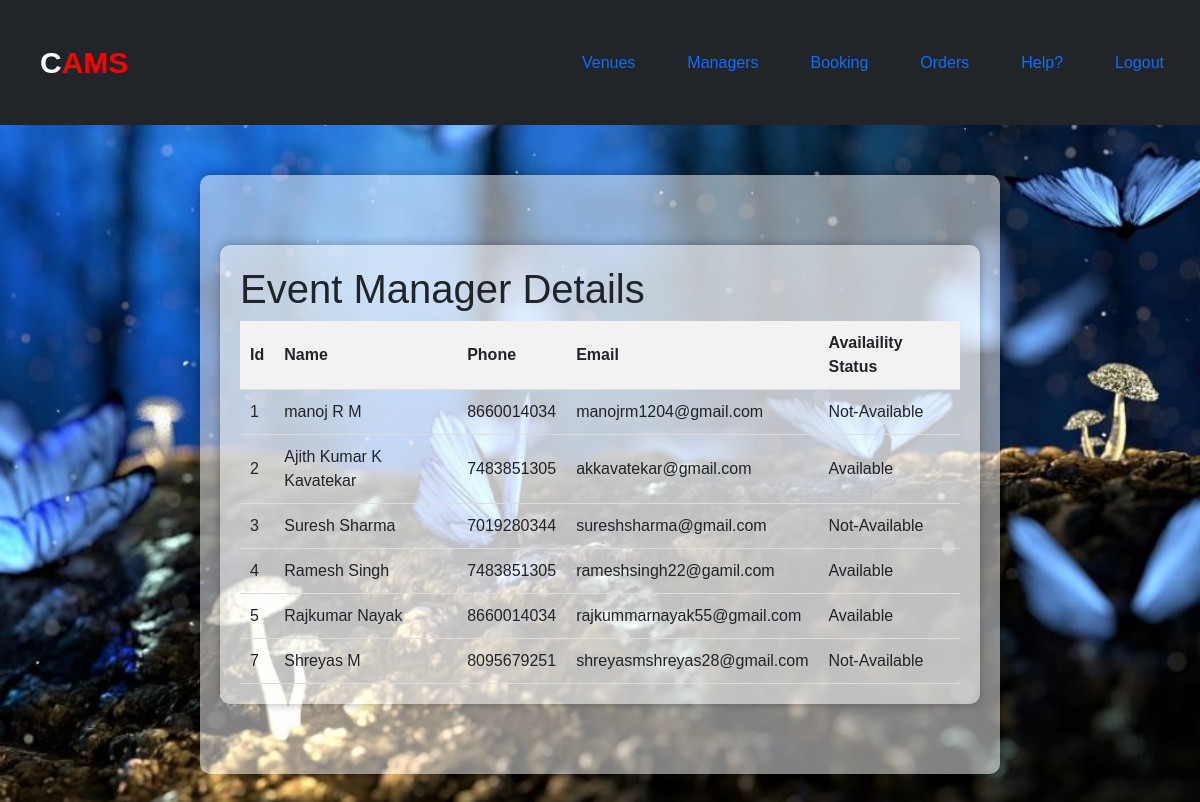
Screenshot of /mlist (signed in) with the database file from the repository.
### app/models.py (models this page shows, shortened)
class Manager(models.Model):
    STATUS_CHOICES = [
        ('Available', 'Available'),
        ('Not-Available', 'Not-Available'),
    ]
    id = models.AutoField(primary_key=True)
    name = models.CharField(max_length=100)
    email = models.EmailField(unique=True)
    phone_number = models.BigIntegerField()
    is_available = models.CharField(max_length=13, choices=STATUS_CHOICES, default='Available')

### app/views.py (the view)
# urls.py: path('mlist',views.mlist,name='mlist'),
@login_required(login_url='login')
def mlist(request):
    registered_managers = Manager.objects.all()
    return render(request, 'mlist.html',{'registered_managers': registered_managers})

### app/templates/mlist.html (shortened to what this page needs)
<!DOCTYPE html>
<html lang="en">
{% extends 'base.html' %}
{% block content %}
{% load static %}
<head>
</head>
<body>
  <div class="container">
    <h1>Event Manager Details</h1>
    <table>
      <tr>
        <th>Id</th>
        <th>Name</th>
        <th>Phone</th>
        <th>Email</th>
        <th>Availaility Status</th>
      </tr>
      {% for manager in registered_managers %}
      <tr>
        <td>{{ manager.id }}</td>
        <td>{{ manager.name }}</td>
        <td>{{ manager.phone_number }}</td>
        <td>{{ manager.email }}</td>
        <td>{{ manager.is_available }}</td>
      </tr>
      {% endfor %}
    </table>
  </div>
</body>
{% endblock %}

### app/templates/base.html (shortened to what this page needs)
<!doctype html>
<html lang="en">
<head>
    <link href="https://cdn.jsdelivr.net/npm/bootstrap@5.1.3/dist/css/bootstrap.min.css" rel="stylesheet">
</head>
<body>
    <nav class="navbar navbar-dark bg-dark">
        <div id="logo"><a href="/">C<span class="ams">AMS</span></a></div>
        <ul class="nav-links">
            {% if request.user.is_authenticated %}
            <li><a class="nav-link" href="venues">Venues</a></li>
            <li><a class="nav-link" href="mlist">Managers</a></li>
            <li><a class="nav-link" href="event">Booking</a></li>
            <li><a class="nav-link" href="book">Orders</a></li>
            <li><a class="nav-link" href="help">Help?</a></li>
            <li><a class="nav-link" href="/logout">Logout</a></li>
            {% else %}
            <li><a class="nav-link" href="/login">Login</a></li>
            <li><a class="nav-link" href="/signup">Signup</a></li>
            {% endif %}
        </ul>
    </nav>
    <div class="container">
        {% block content %}{% endblock %}
    </div>
</body>
</html>

### app/templates/base.html (style rules this page uses)
.navbar { background-color: #333; color: white; padding: 20px; display: flex; justify-content: space-between; align-items: center; }
a { color:white; text-decoration:none; }
.nav-links { display: flex; list-style-type: none; margin: 0; padding: 0; }
.nav-links li { margin-right: 20px; }
.nav-links li:last-child { margin-right: 0; }
#logo { font-size: 30px; font-weight: bold; margin: 10px; padding: 10px; }
.ams { color: red; }

### rows the page displays
Manager: id "1", name "manoj R M", phone_number "8660014034", email "manojrm1204@gmail.com", is_available "Not-Available"
Manager: id "2", name "Ajith Kumar K Kavatekar", phone_number "7483851305", email "akkavatekar@gmail.com", is_available "Available"
Manager: id "3", name "Suresh Sharma", phone_number "7019280344", email "sureshsharma@gmail.com", is_available "Not-Available"
Manager: id "4", name "Ramesh Singh", phone_number "7483851305", email "rameshsingh22@gamil.com", is_available "Available"
Manager: id "5", name "Rajkumar Nayak", phone_number "8660014034", email "rajkummarnayak55@gmail.com", is_available "Available"
Manager: id "7", name "Shreyas M", phone_number "8095679251", email "shreyasmshreyas28@gmail.com", is_available "Not-Available"
